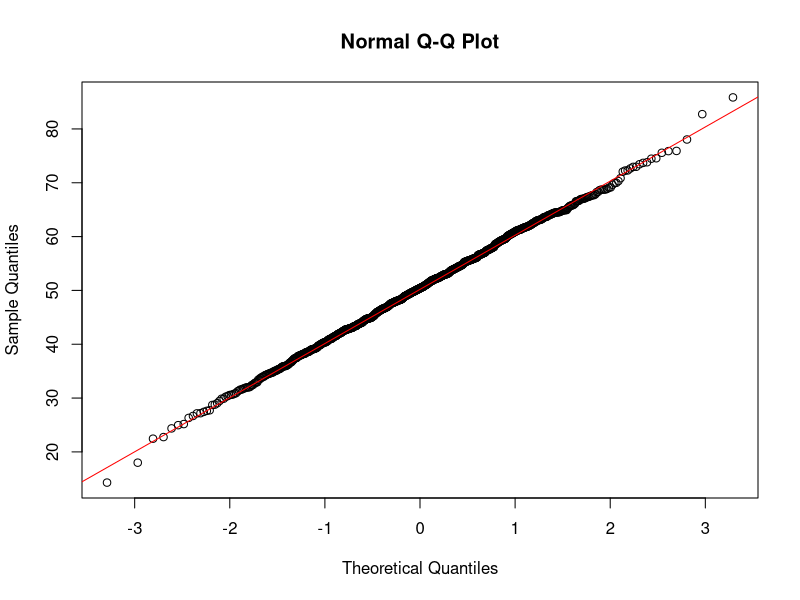
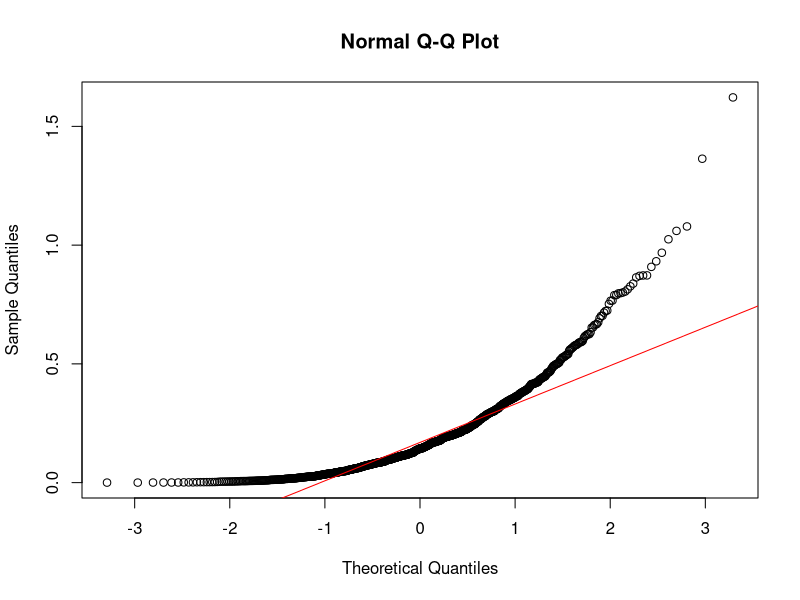
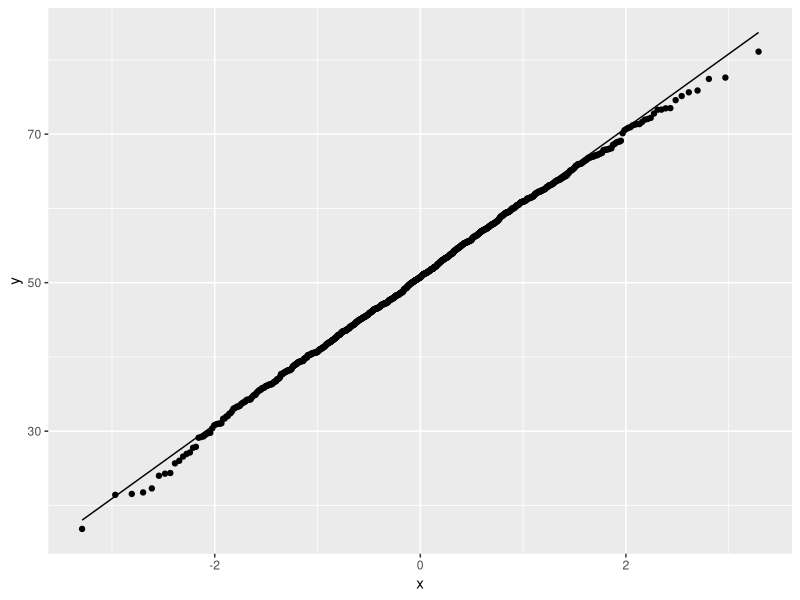
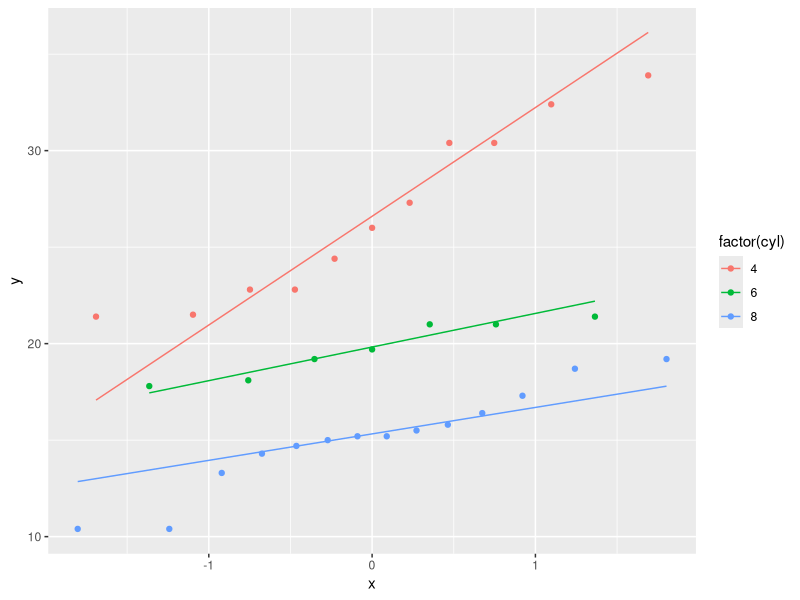

These charts were generated, in order, by the following R code:
## ---- chunk 1
knitr::opts_chunk$set(echo = TRUE,message = FALSE,
                      warning = FALSE)
## ---- chunk 2
x <- rnorm(1000, 50, 10)
qqnorm(x)
qqline(x, col = "red")
## ---- chunk 3
x <- rexp(1000, 5)
qqnorm(x)
qqline(x, col = "red")
## ---- chunk 4
library(ggplot2)
x <- rnorm(1000, 50, 10)
x <- data.frame(x)
ggplot(x, aes(sample = x)) +
  stat_qq() +
  stat_qq_line()
## ---- chunk 5
library(ggplot2)
ggplot(mtcars, aes(sample = mpg, colour = factor(cyl))) +
  stat_qq() +
  stat_qq_line()
